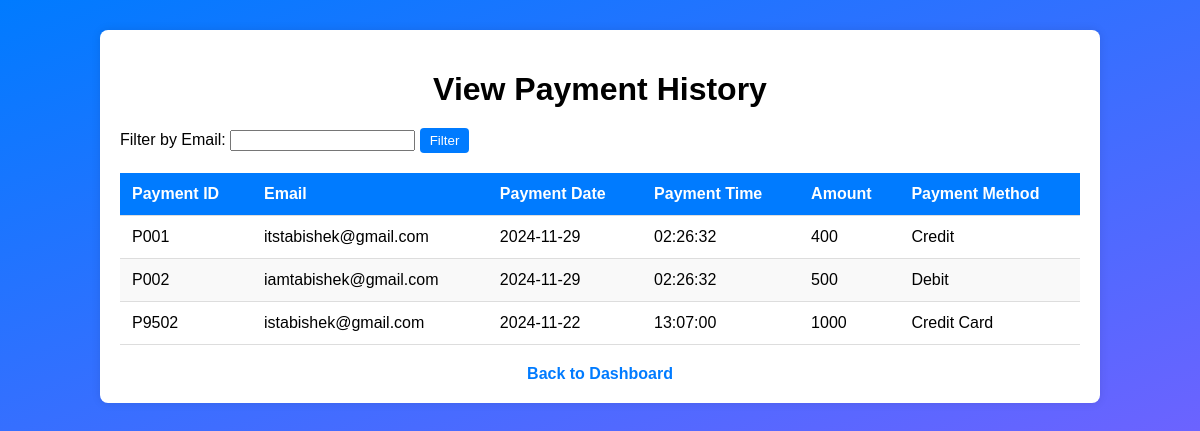
The page /view_payments.php (signed in) on the database its author committed.
### tables this page shows
CREATE TABLE `payments` (
  `pid` varchar(6) NOT NULL,
  `email` varchar(100) NOT NULL,
  `payment_date` date NOT NULL DEFAULT current_timestamp(),
  `payment_time` time NOT NULL DEFAULT current_timestamp(),
  `amount` double NOT NULL,
  `payment_method` text NOT NULL
);

### view_payments.php (the view, shortened to what this page needs)
<?php
include("dbconfig.php");
$filter_email = isset($_GET['filter_email']) ? $_GET['filter_email'] : '';
$sql = "SELECT * FROM payments";
$sql .= " ORDER BY payment_date DESC, payment_time DESC";
$result = $conn->query($sql);
?>
<!DOCTYPE html>
<html lang="en">
<head>
    <link rel="stylesheet" href="view_staffs_style.css">
</head>
<body>
    <div class="container">
        <h1>View Payment History</h1>
        <div class="filter">
            <form action="view_payments.php" method="GET">
                <label for="filter_email">Filter by Email:</label>
                <input type="text" name="filter_email" id="filter_email" value="<?php echo $filter_email; ?>">
                <button type="submit">Filter</button>
            </form>
        </div>
        <?php if ($result->num_rows > 0): ?>
            <table>
                <thead>
                    <tr>
                        <th>Payment ID</th>
                        <th>Email</th>
                        <th>Payment Date</th>
                        <th>Payment Time</th>
                        <th>Amount</th>
                        <th>Payment Method</th>
                    </tr>
                </thead>
                <tbody>
                    <?php while ($row = $result->fetch_assoc()): ?>
                        <tr>
                            <td><?php echo $row['pid']; ?></td>
                            <td><?php echo $row['email']; ?></td>
                            <td><?php echo $row['payment_date']; ?></td>
                            <td><?php echo $row['payment_time']; ?></td>
                            <td><?php echo $row['amount']; ?></td>
                            <td><?php echo $row['payment_method']; ?></td>
                        </tr>
                    <?php endwhile; ?>
                </tbody>
            </table>
        <?php else: ?>
            <p>No payments found.</p>
        <?php endif; ?>
        <div class="back-link">
            <a href="admin_dashboard.php">Back to Dashboard</a>
        </div>
    </div>
</body>
</html>

### view_staffs_style.css (style rules this page uses)
body { font-family: Arial, sans-serif; background: linear-gradient(to bottom right, #007bff, #6c63ff); margin: 0; padding: 0; }
.container { width: 80%; margin: 30px auto; padding: 20px; background-color: white; border-radius: 8px; box-shadow: 0 0 10px rgba(0, 0, 0, 0.1); }
h1 { text-align: center; margin-bottom: 20px; }
table { width: 100%; border-collapse: collapse; margin-top: 20px; }
table th, table td { text-align: left; padding: 12px; border-bottom: 1px solid #ddd; }
table th { background-color: #007bff; color: white; }
table tr:nth-child(even) { background-color: #f9f9f9; }
button { padding: 5px 10px; border: none; border-radius: 4px; background-color: #007bff; color: white; cursor: pointer; }
.back-link { text-align: center; margin-top: 20px; }
.back-link a { color: #007bff; text-decoration: none; font-weight: bold; }

### rows shown on the page
payments: pid "P001", email "itstabishek@gmail.com", payment_date "2024-11-29", payment_time "02:26:32", amount "400", payment_method "Credit"
payments: pid "P002", email "iamtabishek@gmail.com", payment_date "2024-11-29", payment_time "02:26:32", amount "500", payment_method "Debit"
payments: pid "P9502", email "istabishek@gmail.com", payment_date "2024-11-22", payment_time "13:07:00", amount "1000", payment_method "Credit Card"
